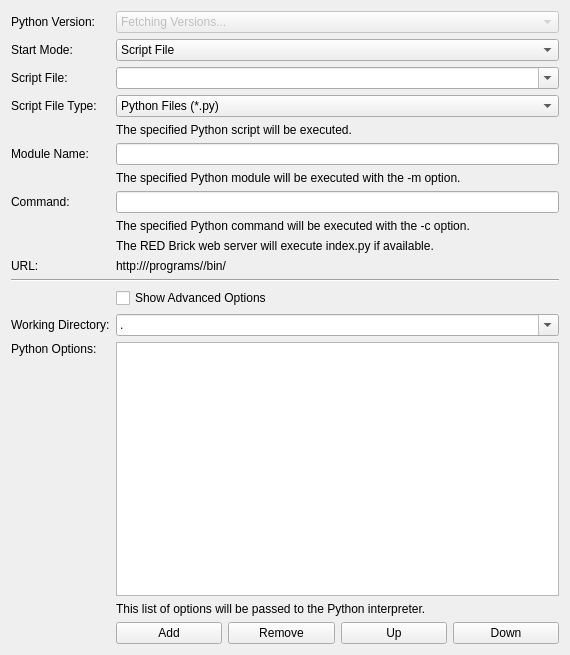
<?xml version="1.0" encoding="UTF-8"?>
<ui version="4.0">
 <class>ProgramPagePython</class>
 <widget class="QWidget" name="ProgramPagePython">
  <property name="geometry">
   <rect>
    <x>0</x>
    <y>0</y>
    <width>570</width>
    <height>655</height>
   </rect>
  </property>
  <property name="windowTitle">
   <string>Form</string>
  </property>
  <layout class="QVBoxLayout" name="verticalLayout">
   <item>
    <layout class="QGridLayout" name="gridLayout">
     <item row="0" column="0">
      <widget class="QLabel" name="label_version">
       <property name="text">
        <string>Python Version:</string>
       </property>
       <property name="buddy">
        <cstring>combo_version</cstring>
       </property>
      </widget>
     </item>
     <item row="0" column="1" colspan="4">
      <widget class="QComboBox" name="combo_version">
       <property name="enabled">
        <bool>false</bool>
       </property>
       <property name="sizePolicy">
        <sizepolicy hsizetype="Preferred" vsizetype="Fixed">
         <horstretch>1</horstretch>
         <verstretch>0</verstretch>
        </sizepolicy>
       </property>
       <item>
        <property name="text">
         <string>Fetching Versions...</string>
        </property>
       </item>
      </widget>
     </item>
     <item row="1" column="0">
      <widget class="QLabel" name="label_3">
       <property name="text">
        <string>Start Mode:</string>
       </property>
       <property name="buddy">
        <cstring>combo_start_mode</cstring>
       </property>
      </widget>
     </item>
     <item row="1" column="1" colspan="4">
      <widget class="QComboBox" name="combo_start_mode">
       <item>
        <property name="text">
         <string>Script File</string>
        </property>
       </item>
       <item>
        <property name="text">
         <string>Module Name</string>
        </property>
       </item>
       <item>
        <property name="text">
         <string>Command</string>
        </property>
       </item>
       <item>
        <property name="text">
         <string>Web Interface</string>
        </property>
       </item>
      </widget>
     </item>
     <item row="2" column="0">
      <widget class="QLabel" name="label_script_file">
       <property name="text">
        <string>Script File:</string>
       </property>
       <property name="buddy">
        <cstring>combo_script_file</cstring>
       </property>
      </widget>
     </item>
     <item row="2" column="1" colspan="4">
      <widget class="QComboBox" name="combo_script_file">
       <property name="editable">
        <bool>true</bool>
       </property>
       <property name="insertPolicy">
        <enum>QComboBox::NoInsert</enum>
       </property>
      </widget>
     </item>
     <item row="4" column="1" colspan="4">
      <widget class="QLabel" name="label_script_file_help">
       <property name="text">
        <string>The specified Python script will be executed.</string>
       </property>
       <property name="wordWrap">
        <bool>true</bool>
       </property>
      </widget>
     </item>
     <item row="5" column="0">
      <widget class="QLabel" name="label_module_name">
       <property name="text">
        <string>Module Name:</string>
       </property>
       <property name="buddy">
        <cstring>edit_module_name</cstring>
       </property>
      </widget>
     </item>
     <item row="5" column="1" colspan="4">
      <widget class="QLineEdit" name="edit_module_name"/>
     </item>
     <item row="6" column="1" colspan="4">
      <widget class="QLabel" name="label_module_name_help">
       <property name="text">
        <string>The specified Python module will be executed with the -m option.</string>
       </property>
       <property name="wordWrap">
        <bool>true</bool>
       </property>
      </widget>
     </item>
     <item row="7" column="0">
      <widget class="QLabel" name="label_command">
       <property name="text">
        <string>Command:</string>
       </property>
       <property name="buddy">
        <cstring>edit_command</cstring>
       </property>
      </widget>
     </item>
     <item row="7" column="1" colspan="4">
      <widget class="QLineEdit" name="edit_command"/>
     </item>
     <item row="8" column="1" colspan="4">
      <widget class="QLabel" name="label_command_help">
       <property name="text">
        <string>The specified Python command will be executed with the -c option.</string>
       </property>
       <property name="wordWrap">
        <bool>true</bool>
       </property>
      </widget>
     </item>
     <item row="12" column="1" colspan="4">
      <widget class="QCheckBox" name="check_show_advanced_options">
       <property name="text">
        <string>Show Advanced Options</string>
       </property>
      </widget>
     </item>
     <item row="13" column="0">
      <widget class="QLabel" name="label_working_directory">
       <property name="text">
        <string>Working Directory:</string>
       </property>
       <property name="buddy">
        <cstring>combo_working_directory</cstring>
       </property>
      </widget>
     </item>
     <item row="13" column="1" colspan="4">
      <widget class="QComboBox" name="combo_working_directory">
       <property name="editable">
        <bool>true</bool>
       </property>
       <property name="insertPolicy">
        <enum>QComboBox::NoInsert</enum>
       </property>
       <item>
        <property name="text">
         <string>.</string>
        </property>
       </item>
      </widget>
     </item>
     <item row="14" column="0">
      <widget class="QLabel" name="label_options">
       <property name="text">
        <string>Python Options:</string>
       </property>
       <property name="alignment">
        <set>Qt::AlignLeading|Qt::AlignLeft|Qt::AlignTop</set>
       </property>
       <property name="buddy">
        <cstring>list_options</cstring>
       </property>
      </widget>
     </item>
     <item row="14" column="1" colspan="4">
      <widget class="ExpandingListWidget" name="list_options"/>
     </item>
     <item row="15" column="1" colspan="4">
      <widget class="QLabel" name="label_options_help">
       <property name="text">
        <string>This list of options will be passed to the Python interpreter.</string>
       </property>
       <property name="wordWrap">
        <bool>true</bool>
       </property>
      </widget>
     </item>
     <item row="16" column="1">
      <widget class="QPushButton" name="button_add_option">
       <property name="text">
        <string>Add</string>
       </property>
      </widget>
     </item>
     <item row="16" column="2">
      <widget class="QPushButton" name="button_remove_option">
       <property name="text">
        <string>Remove</string>
       </property>
      </widget>
     </item>
     <item row="16" column="3">
      <widget class="QPushButton" name="button_up_option">
       <property name="text">
        <string>Up</string>
       </property>
      </widget>
     </item>
     <item row="16" column="4">
      <widget class="QPushButton" name="button_down_option">
       <property name="text">
        <string>Down</string>
       </property>
      </widget>
     </item>
     <item row="11" column="0" colspan="5">
      <widget class="Line" name="line">
       <property name="orientation">
        <enum>Qt::Horizontal</enum>
       </property>
      </widget>
     </item>
     <item row="3" column="1" colspan="4">
      <widget class="QComboBox" name="combo_script_file_type">
       <property name="currentIndex">
        <number>1</number>
       </property>
       <item>
        <property name="text">
         <string>All Files</string>
        </property>
       </item>
       <item>
        <property name="text">
         <string>Python Files (*.py)</string>
        </property>
       </item>
      </widget>
     </item>
     <item row="3" column="0">
      <widget class="QLabel" name="label_script_file_type">
       <property name="text">
        <string>Script File Type:</string>
       </property>
       <property name="buddy">
        <cstring>combo_script_file_type</cstring>
       </property>
      </widget>
     </item>
     <item row="9" column="1" colspan="4">
      <widget class="QLabel" name="label_web_interface_help">
       <property name="text">
        <string>The RED Brick web server will execute index.py if available.</string>
       </property>
       <property name="wordWrap">
        <bool>true</bool>
       </property>
      </widget>
     </item>
     <item row="10" column="1" colspan="4">
      <widget class="QLabel" name="label_url">
       <property name="text">
        <string>http://&lt;SERVER&gt;/programs/&lt;IDENTIFIER&gt;/bin/</string>
       </property>
       <property name="textFormat">
        <enum>Qt::PlainText</enum>
       </property>
       <property name="textInteractionFlags">
        <set>Qt::LinksAccessibleByMouse|Qt::TextSelectableByKeyboard|Qt::TextSelectableByMouse</set>
       </property>
      </widget>
     </item>
     <item row="10" column="0">
      <widget class="QLabel" name="label_url_title">
       <property name="text">
        <string>URL:</string>
       </property>
      </widget>
     </item>
    </layout>
   </item>
  </layout>
 </widget>
 <customwidgets>
  <customwidget>
   <class>ExpandingListWidget</class>
   <extends>QListWidget</extends>
   <header location="global">brickv.plugin_system.plugins.red.program_utils</header>
  </customwidget>
 </customwidgets>
 <tabstops>
  <tabstop>combo_version</tabstop>
  <tabstop>combo_start_mode</tabstop>
  <tabstop>combo_script_file</tabstop>
  <tabstop>combo_script_file_type</tabstop>
  <tabstop>edit_module_name</tabstop>
  <tabstop>edit_command</tabstop>
  <tabstop>check_show_advanced_options</tabstop>
  <tabstop>combo_working_directory</tabstop>
  <tabstop>list_options</tabstop>
  <tabstop>button_add_option</tabstop>
  <tabstop>button_remove_option</tabstop>
  <tabstop>button_up_option</tabstop>
  <tabstop>button_down_option</tabstop>
 </tabstops>
 <resources/>
 <connections/>
</ui>
